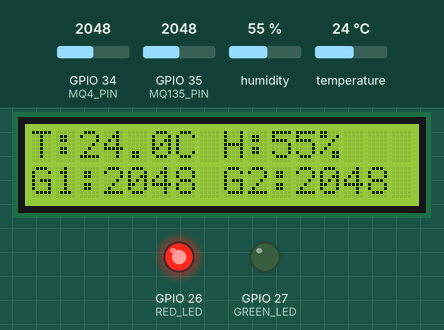
The sketch below on a simulated ESP32. Shown: 16×2 character LCD, output pins drawn as LEDs (lit = HIGH). The inputs (shaded band) are chosen by the test bench; at power-on: humidity 55 %, GPIO 34 (MQ4_PIN) = 2048, GPIO 35 (MQ135_PIN) = 2048, temperature 24 °C. WiFi joins after 1.5 s; servers stay silent unless stated; what the sketch prints to the serial monitor is not drawn.

Above: at 4.5 s.
4.6 s: humidity set to 22 %
At 8.7 s:
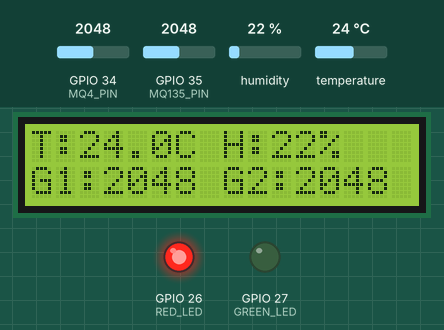
9.4 s: GPIO 34 (MQ4_PIN) set to 2866
At 10.6 s:
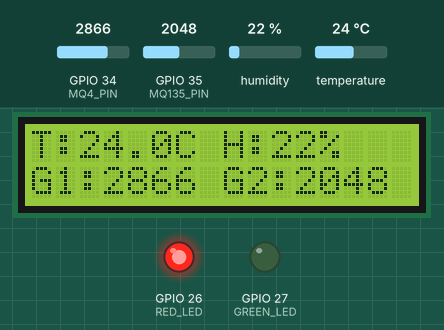
11.4 s: GPIO 35 (MQ135_PIN) set to 2866
At 13.0 s:
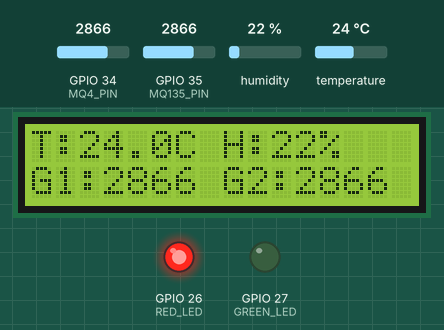
13.4 s: temperature set to 12 °C
At 17.1 s:
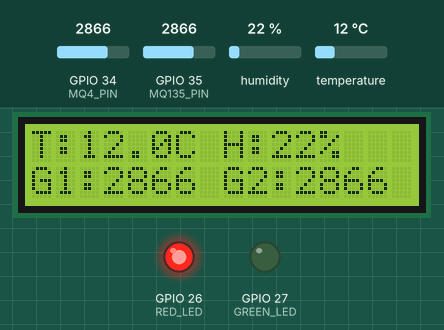
17.4 s: GPIO 34 (MQ4_PIN) set to 3972
At 19.1 s:
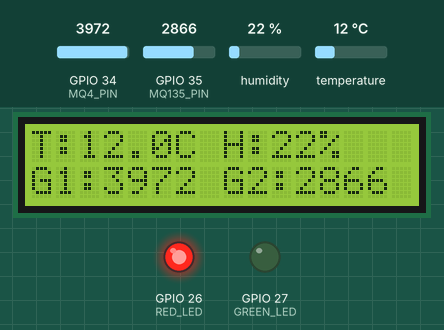
19.4 s: GPIO 35 (MQ135_PIN) set to 3972
At 20.3 s:
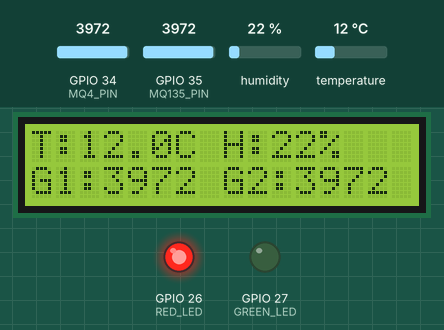
Timing chart, 0 to 22.4 s (numbered marks = the images above; inputs shaded):
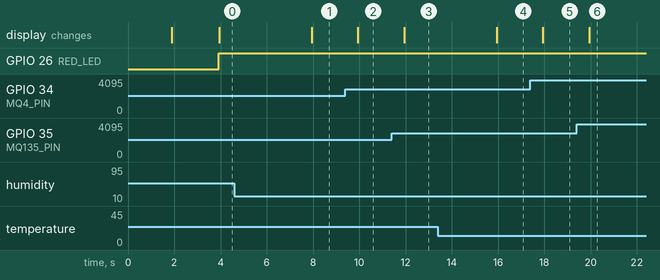

The sketch:

FoodSpoil_Code_IoT.ino
```cpp
// Define Blynk template ID, name, and authentication token
#define BLYNK_TEMPLATE_ID "TMPL6yZsq3MWN"
#define BLYNK_TEMPLATE_NAME "esp32"
#define BLYNK_AUTH_TOKEN "Dzp-i1Ef5FurNHz9rWUzCoSsfx7yTD3P"

// Include necessary libraries
#include <Wire.h>                     // For I2C communication
#include <LiquidCrystal_I2C.h>        // For LCD screen via I2C
#include <DHT.h>                      // For DHT temperature and humidity sensor
#include <WiFi.h>                     // For WiFi connection
#include <WiFiClient.h>               // For WiFi client services
#include <BlynkSimpleEsp32.h>         // For Blynk integration with ESP32

// WiFi credentials
char ssid[] = "Sm freeWIFI";          // WiFi SSID
char pass[] = "152439298m";           // WiFi password

// Define sensor and LED pin numbers
#define MQ4_PIN     34                // Analog pin connected to MQ-4 sensor (methane)
#define MQ135_PIN   35                // Analog pin connected to MQ-135 sensor (air quality)
#define DHT_PIN     15                // Digital pin connected to DHT11 sensor
#define RED_LED     26                // Red LED for spoiled indication
#define GREEN_LED   27                // Green LED for fresh indication

// Define DHT sensor type
#define DHTTYPE DHT11
DHT dht(DHT_PIN, DHTTYPE);            // Create DHT sensor object

// Initialize I2C LCD at address 0x27, with 16 columns and 2 rows
LiquidCrystal_I2C lcd(0x27, 16, 2);

// Define gas threshold values for spoilage
const int MQ4_THRESHOLD = 500;        // Threshold for methane level (MQ-4)
const int MQ135_THRESHOLD = 500;      // Threshold for air quality (MQ-135)

// Blynk timer object for periodic tasks
BlynkTimer timer;

// Flags to prevent repeated alerts
bool spoilageAlertSent = false;
bool dhtAlertSent = false;

// Function to read sensors and send data to Blynk and LCD
void sendToBlynk() {
  // Read temperature and humidity from DHT sensor
  float temp = dht.readTemperature();
  float humid = dht.readHumidity();

  // Read analog values from MQ-4 and MQ-135 sensors
  int mq4Value = analogRead(MQ4_PIN);
  int mq135Value = analogRead(MQ135_PIN);

  // Send sensor values to Blynk virtual pins
  Blynk.virtualWrite(V0, temp);
  Blynk.virtualWrite(V1, humid);
  Blynk.virtualWrite(V2, mq4Value);
  Blynk.virtualWrite(V3, mq135Value);

  // Check if gas values exceed thresholds (spoiled)
  if (mq4Value > MQ4_THRESHOLD || mq135Value > MQ135_THRESHOLD) {
    digitalWrite(RED_LED, HIGH);         // Turn on red LED
    digitalWrite(GREEN_LED, LOW);        // Turn off green LED
    Blynk.virtualWrite(V4, "⚠️ Spoiled"); // Display spoilage warning on Blynk app

    // Send Blynk notification only once per spoilage event
    if (!spoilageAlertSent) {
      Blynk.logEvent("food_spoilage_detected", "⚠️ Food spoilage detected!");
      spoilageAlertSent = true;
    }

    Serial.println("⚠️ Food Spoilage Detected!"); // Debug output
  } else {
    digitalWrite(RED_LED, LOW);          // Turn off red LED
    digitalWrite(GREEN_LED, HIGH);       // Turn on green LED
    Blynk.virtualWrite(V4, "✅ Fresh");   // Indicate freshness on Blynk app

    // Reset spoilage alert flag
    if (spoilageAlertSent) {
      spoilageAlertSent = false;
    }

    Serial.println("✅ Food is Fresh.");  // Debug output
  }

  // Check for dangerous temperature or humidity and send alert
  if ((temp > 40 || humid > 80) && !dhtAlertSent) {
    Blynk.logEvent("dht11", "The surrounding can spoil your food");
    dhtAlertSent = true;
  }

  // Reset DHT alert if conditions return to safe levels
  if (temp <= 30 && humid <= 80) {
    dhtAlertSent = false;
  }

  // Display sensor values on LCD
  lcd.setCursor(0, 0);
  lcd.print("T:");
  lcd.print(temp, 1);              // Show temperature with 1 decimal
  lcd.print("C H:");
  lcd.print(humid, 0);             // Show humidity with no decimals
  lcd.print("%  ");

  lcd.setCursor(0, 1);
  lcd.print("G1:");
  lcd.print(mq4Value);             // Show MQ-4 sensor value
  lcd.print(" G2:");
  lcd.print(mq135Value);           // Show MQ-135 sensor value
}

// Initial setup function
void setup() {
  Serial.begin(115200);            // Start serial communication at 115200 baud
  dht.begin();                     // Initialize DHT sensor
  lcd.init();                      // Initialize LCD
  lcd.backlight();                 // Turn on LCD backlight

  // Set LED pins as outputs
  pinMode(RED_LED, OUTPUT);
  pinMode(GREEN_LED, OUTPUT);

  // Show startup message on LCD
  lcd.setCursor(0, 0);
  lcd.print(" Spoil Alert!");
  lcd.setCursor(0, 1);
  lcd.print(" Connecting...");

  // Connect to WiFi and Blynk
  Blynk.begin(BLYNK_AUTH_TOKEN, ssid, pass);

  // Clear LCD after connection
  lcd.clear();

  // Set a function to run every 2 seconds
  timer.setInterval(2000L, sendToBlynk);
}

// Main loop function
void loop() {
  Blynk.run();      // Run Blynk background tasks
  timer.run();      // Run scheduled timer functions
}
```

Measured:
- after the input at 4.6 s, the display: changes after 3.4 s (image 1)
- after the input at 9.4 s, the display: changes after 0.53 s (image 2)
- after the input at 11.4 s, the display: changes after 0.55 s (image 3)
- after the input at 13.4 s, the display: changes after 2.6 s (image 4)
- after the input at 17.4 s, the display: changes after 0.53 s (image 5)
- after the input at 19.4 s, the display: changes after 0.55 s (image 6)
